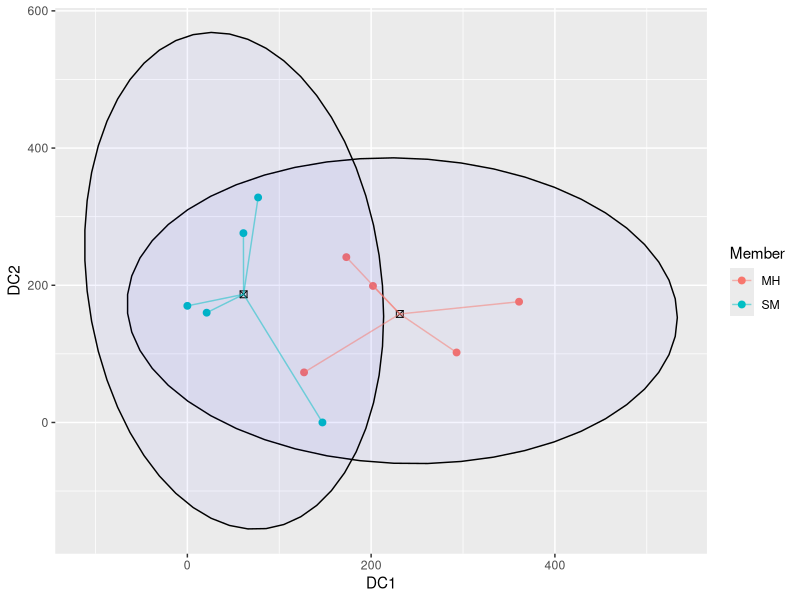
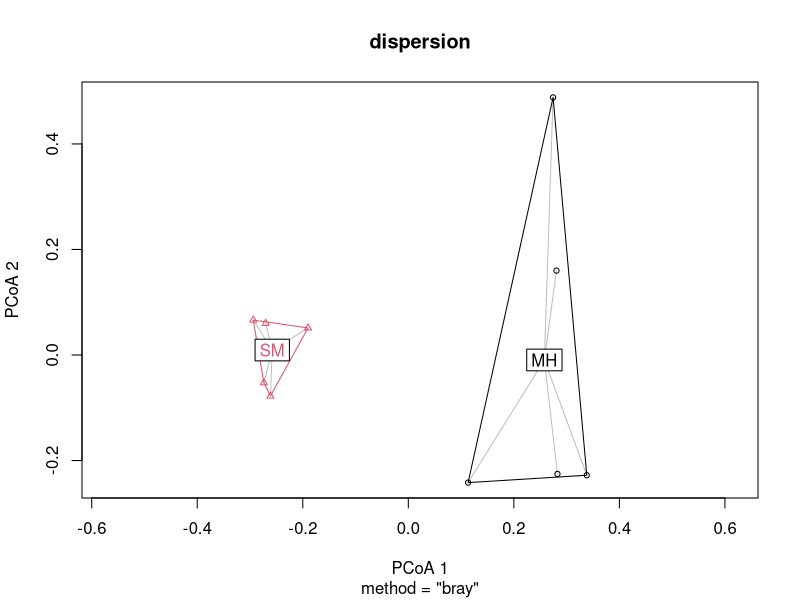

R code for these plots, in order: (Note: this script raises an error after producing the figures.)
## ---- chunk 1
library(tidyverse)
library(dplyr)
library(ggplot2)
library(vegan)
## ---- chunk 2
gen_raw<- read_csv("gen_trans.csv", col_names = TRUE)
gen_raw
## ---- chunk 3
gen_SMMH<- gen_raw[gen_raw$Member != "RM",]
gen_SMMH

#just numeric data
gen_SMMH_num<-gen_SMMH[,3:142] 
gen_SMMH_num
## ---- chunk 4
#Making separate variable from numerical data for thoroughness
perm_data_SMMH<- (gen_SMMH_num)
perm_data_SMMH
## ---- chunk 5
dcadata<- read_csv("gen_dca.csv", col_names = TRUE)
dcadata

dcadataSMMH<- dcadata[dcadata$Member != "RM",]
dcadataSMMH

#Extracting DCA scores
dca_scoresSMMH<- dcadataSMMH[,3:4]
dca_scoresSMMH

## ---- chunk 6
dcagroup_centroids_SMMH <- data.frame(
  Member = c("SM", "MH"),
  Centroid_X = c(mean(dca_scoresSMMH$`Axis 1`[dcadataSMMH$Member == "SM"]),
                 mean(dca_scoresSMMH$`Axis 1`[dcadataSMMH$Member == "MH"])),
  Centroid_Y = c(mean(dca_scoresSMMH$`Axis 2`[dcadataSMMH$Member == "SM"]),
                 mean(dca_scoresSMMH$`Axis 2`[dcadataSMMH$Member == "MH"]))
)


## ---- chunk 7
dcaplot_data_SMMH <-data.frame(
  Member = dcadataSMMH$Member,
  DC1 = dca_scoresSMMH$`Axis 1`,
  DC2 = dca_scoresSMMH$`Axis 2`,
  xend = c(rep(dcagroup_centroids_SMMH[1,2],5), rep(dcagroup_centroids_SMMH[2,2],5)),
  yend = c(rep(dcagroup_centroids_SMMH[1,3],5), rep(dcagroup_centroids_SMMH[2,3],5))
)

dcaplot_data_SMMH
## ---- chunk 8
ggplot(dcaplot_data_SMMH, aes(DC1,DC2))+
  geom_point(aes(color = Member), size = 2) +
  stat_ellipse(geom = "polygon", alpha = 0.04, aes(group = Member),
               color = "black", fill = "blue")+
  geom_point(data = dcagroup_centroids_SMMH, aes(x = Centroid_X, y = Centroid_Y),
             color = "black", size = 2, shape = 7)+
  geom_segment(data = dcaplot_data_SMMH, aes(x =DC1, y = DC2, 
                                        xend = xend, yend = yend, color = Member), alpha = 0.5)

## ---- chunk 9
perm_distSMMH<-vegdist(perm_data_SMMH, method = 'bray')
perm_distSMMH

## ---- chunk 10
#Create empty matrix
dist_mat_SMMH= matrix(0, nrow = 10, ncol = 10)

#Setting below diagonal to perm_dost values, and above the diagonal to empty
dist_mat_SMMH[lower.tri(dist_mat_SMMH)] <- perm_distSMMH
dist_mat_SMMH[upper.tri(dist_mat_SMMH)]<- ""
dist_mat_SMMH

#making it a df
perm_distSMMH_df<- as.data.frame(dist_mat_SMMH, row.names = NULL)
perm_distSMMH_df

#setting col and rownames so we can see what distance we are calculating
rownames(perm_distSMMH_df)<- gen_SMMH$`Sample ID`
colnames(perm_distSMMH_df)<- gen_SMMH$`Sample ID`

write_csv(perm_distSMMH_df, "gen_dist_SMMH.csv")
perm_distSMMH_df
## ---- chunk 11
#Assumptions- I don't think this applies to us, but keeping it in.
dispersion<-betadisper(perm_distSMMH, group=gen_SMMH$Member,type = "centroid")

plot(dispersion)

anova(dispersion)

## ---- chunk 12
Perma_result <- adonis2(perm_distSMMH~as.factor(dcaplot_data_SMMH$Member), data = perm_distSMMH,
                        permutations = 10000)
Perma_result

## ---- chunk 13
Perma_result1 <- adonis2(perm_distSMMH~as.factor(dcaplot_data_SMMH$Member), data = perm_distSMMH,
                         permutations = 10000)
Perma_result1

#Extracting perm results
permustats_results1<- permustats(Perma_result1)
#permustats_results1

#calculating mean and se
means_and_se1<- mean_se(permustats_results1$permutations, mult = 1)

## ---- chunk 14
Perma_result2 <- adonis2(perm_distSMMH~as.factor(dcaplot_data_SMMH$Member), data = perm_distSMMH,
                         permutations = 10000)
Perma_result2

#Extracting perm results
permustats_results2<- permustats(Perma_result2)
#permustats_results2

#calculating mean and se
means_and_se2<- mean_se(permustats_results2$permutations, mult = 1)

## ---- chunk 15
Perma_result3 <- adonis2(perm_distSMMH~as.factor(dcaplot_data_SMMH$Member), data = perm_distSMMH,
                         permutations = 10000)
Perma_result3

#Extracting perm results
permustats_results3<- permustats(Perma_result3)
#permustats_results3

#calculating mean and se
means_and_se3<- mean_se(permustats_results3$permutations, mult = 1)

## ---- chunk 16
Perma_result4 <- adonis2(perm_distSMMH~as.factor(dcaplot_data_SMMH$Member), data = perm_distSMMH,
                         permutations = 10000)
Perma_result4

#Extracting perm results
permustats_results4<- permustats(Perma_result4)
#permustats_results4

#calculating mean and se
means_and_se4<- mean_se(permustats_results4$permutations, mult = 1)

## ---- chunk 17
Perma_result5 <- adonis2(perm_distSMMH~as.factor(dcaplot_data_SMMH$Member), data = perm_distSMMH,
                         permutations = 10000)
Perma_result5

#Extracting perm results
permustats_results5<- permustats(Perma_result5)
#permustats_results5

#calculating mean and se
means_and_se5<- mean_se(permustats_results5$permutations, mult = 1)

## ---- chunk 18
Perma_result6 <- adonis2(perm_distSMMH~as.factor(dcaplot_data_SMMH$Member), data = perm_distSMMH,
                         permutations = 10000)
Perma_result6

#Extracting perm results
permustats_results6<- permustats(Perma_result6)
#permustats_results6

#calculating mean and se
means_and_se6<- mean_se(permustats_results6$permutations, mult = 1)

## ---- chunk 19
Perma_result7 <- adonis2(perm_distSMMH~as.factor(dcaplot_data_SMMH$Member), data = perm_distSMMH,
                         permutations = 10000)
Perma_result7

#Extracting perm results
permustats_results7<- permustats(Perma_result7)
#permustats_results7

#calculating mean and se
means_and_se7<- mean_se(permustats_results7$permutations, mult = 1)

## ---- chunk 20
Perma_result8 <- adonis2(perm_distSMMH~as.factor(dcaplot_data_SMMH$Member), data = perm_distSMMH,
                         permutations = 10000)
Perma_result8

#Extracting perm results
permustats_results8<- permustats(Perma_result8)
#permustats_results8

#calculating mean and se
means_and_se8<- mean_se(permustats_results8$permutations, mult = 1)

## ---- chunk 21
Perma_result9 <- adonis2(perm_distSMMH~as.factor(dcaplot_data_SMMH$Member), data = perm_distSMMH,
                         permutations = 10000)
Perma_result9

#Extracting perm results
permustats_results9<- permustats(Perma_result9)
#permustats_results9

#calculating mean and se
means_and_se9<- mean_se(permustats_results9$permutations, mult = 1)

## ---- chunk 22
Perma_result10 <- adonis2(perm_distSMMH~as.factor(dcaplot_data_SMMH$Member), data = perm_distSMMH,
                         permutations = 10000)
Perma_result10

#Extracting perm results
permustats_results10<- permustats(Perma_result10)
#permustats_results10

#calculating mean and se
means_and_se10<- mean_se(permustats_results10$permutations, mult = 1)
